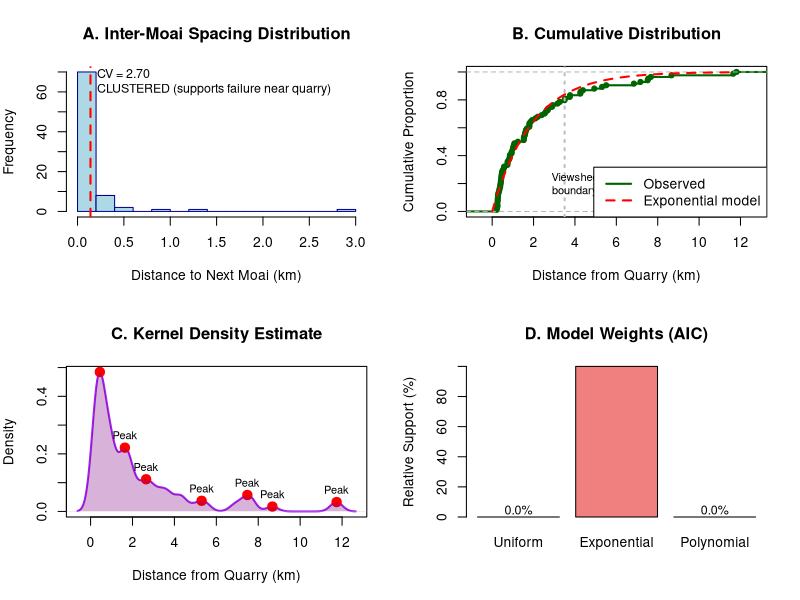

Write the R code that produced this figure. (Note: this script raises an error after producing the figure.)
#!/usr/bin/env Rscript
# Figure S1 and Table S1: Test of Ceremonial Placement vs Transport Failure Hypotheses
# Supplemental analysis testing alternative explanations for road moai distribution

library(dplyr)
library(ggplot2)

cat("=== SUPPLEMENTAL ANALYSIS: HYPOTHESIS TESTING ===\n\n")
cat("Figure S1 and Table S1: Testing ceremonial placement vs transport failure\n")
cat("This analysis tests whether road moai placement follows ceremonial patterns\n")
cat("rather than transport failure patterns.\n\n")

# Load the road moai data
road_moai <- read.csv("../data/road_moai_distances.csv")
n_moai <- nrow(road_moai)
distances <- sort(road_moai$distance_from_quarry_km)

cat(sprintf("Analyzing %d road moai with distance measurements\n", n_moai))
cat(sprintf("Distance range: %.2f to %.2f km\n\n", min(distances), max(distances)))

# =============================================================================
# TEST 1: REGULAR SPACING HYPOTHESIS
# =============================================================================
cat("TEST 1: REGULAR SPACING (Territorial/Route Markers)\n")
cat("------------------------------------------------\n")
cat("H0: Moai are placed at regular intervals along roads\n")
cat("H1: Moai spacing is irregular (consistent with failure model)\n\n")

# Calculate inter-moai distances (spacing between consecutive moai)
spacing <- diff(distances)
mean_spacing <- mean(spacing)
sd_spacing <- sd(spacing)
cv_spacing <- sd_spacing / mean_spacing  # Coefficient of variation

cat(sprintf("Inter-moai spacing statistics:\n"))
cat(sprintf("  Mean spacing: %.3f km\n", mean_spacing))
cat(sprintf("  SD of spacing: %.3f km\n", sd_spacing))
cat(sprintf("  Coefficient of variation: %.3f\n", cv_spacing))

# Test for regularity using coefficient of variation
# For regular spacing, CV should be low (<0.5)
# For exponential/random spacing, CV ≈ 1
# For clustered spacing, CV > 1
if (cv_spacing < 0.5) {
  spacing_pattern <- "REGULAR (supports ceremonial)"
} else if (cv_spacing > 1.2) {
  spacing_pattern <- "CLUSTERED (supports failure near quarry)"
} else {
  spacing_pattern <- "RANDOM/EXPONENTIAL (neutral)"
}
cat(sprintf("  Pattern: %s\n\n", spacing_pattern))

# Kolmogorov-Smirnov test against uniform distribution
ks_uniform <- ks.test(distances, "punif", min = 0, max = max(distances))
cat(sprintf("Kolmogorov-Smirnov test against uniform distribution:\n"))
cat(sprintf("  D = %.4f, p-value = %.4f\n", ks_uniform$statistic, ks_uniform$p.value))
if (ks_uniform$p.value < 0.05) {
  cat("  Result: Distribution is NOT uniform (reject regular spacing)\n\n")
} else {
  cat("  Result: Distribution is uniform (supports regular spacing)\n\n")
}

# =============================================================================
# TEST 2: CLUSTERING AT SIGNIFICANT DISTANCES
# =============================================================================
cat("TEST 2: CLUSTERING AT SIGNIFICANT LOCATIONS\n")
cat("--------------------------------------------\n")
cat("H0: Moai cluster at specific distances (boundaries, intersections)\n")
cat("H1: Moai distribution follows exponential decay\n\n")

# Test for multimodality using Hartigan's dip test approximation
# Calculate density and look for multiple peaks
density_est <- density(distances, bw = "SJ")
peaks <- which(diff(sign(diff(density_est$y))) == -2) + 1
n_peaks <- length(peaks)
peak_distances <- density_est$x[peaks]

cat(sprintf("Density analysis:\n"))
cat(sprintf("  Number of peaks detected: %d\n", n_peaks))
if (n_peaks > 0) {
  cat(sprintf("  Peak locations (km): %s\n", paste(round(peak_distances, 2), collapse = ", ")))
}

# Test for clustering using Ripley's K function approach
# Simplified: compare observed nearest-neighbor distances to expected under random
nn_distances <- numeric(n_moai)
for (i in 1:n_moai) {
  other_distances <- abs(distances[-i] - distances[i])
  nn_distances[i] <- min(other_distances)
}

# Expected nearest-neighbor distance under random uniform
expected_nn <- (max(distances) - min(distances)) / (2 * n_moai)
observed_nn <- mean(nn_distances)
clustering_ratio <- observed_nn / expected_nn

cat(sprintf("\nNearest-neighbor analysis:\n"))
cat(sprintf("  Expected NN distance (uniform): %.3f km\n", expected_nn))
cat(sprintf("  Observed NN distance: %.3f km\n", observed_nn))
cat(sprintf("  Ratio (obs/exp): %.3f\n", clustering_ratio))

if (clustering_ratio < 0.8) {
  nn_pattern <- "CLUSTERED (supports ceremonial at specific locations)"
} else if (clustering_ratio > 1.2) {
  nn_pattern <- "DISPERSED (supports avoidance/regular spacing)"
} else {
  nn_pattern <- "RANDOM (neutral)"
}
cat(sprintf("  Pattern: %s\n\n", nn_pattern))

# =============================================================================
# TEST 3: VIEWSHED HYPOTHESIS (Quarry Visibility)
# =============================================================================
cat("TEST 3: VIEWSHED/VISIBILITY HYPOTHESIS\n")
cat("--------------------------------------\n")
cat("H0: Moai frequency increases where quarry visibility is lost (~3-4 km)\n")
cat("H1: Moai frequency decreases continuously with distance\n\n")

# Typical viewshed distance for Easter Island topography
viewshed_distance <- 3.5  # km (approximate based on island topography)

# Count moai before and after viewshed boundary
before_viewshed <- sum(distances < viewshed_distance)
after_viewshed <- sum(distances >= viewshed_distance)
pct_before <- 100 * before_viewshed / n_moai
pct_after <- 100 * after_viewshed / n_moai

cat(sprintf("Distribution relative to viewshed boundary (%.1f km):\n", viewshed_distance))
cat(sprintf("  Before viewshed boundary: %d moai (%.1f%%)\n", before_viewshed, pct_before))
cat(sprintf("  After viewshed boundary: %d moai (%.1f%%)\n", after_viewshed, pct_after))

# Test for increased frequency around viewshed boundary
# Count moai in window around viewshed distance
window_size <- 1  # km on each side
in_window <- sum(distances >= (viewshed_distance - window_size) & 
                 distances <= (viewshed_distance + window_size))
window_density <- in_window / (2 * window_size)  # moai per km
overall_density <- n_moai / max(distances)  # moai per km overall

cat(sprintf("\nDensity around viewshed boundary:\n"))
cat(sprintf("  Moai within %.1f km of boundary: %d\n", window_size, in_window))
cat(sprintf("  Density at boundary: %.2f moai/km\n", window_density))
cat(sprintf("  Overall density: %.2f moai/km\n", overall_density))
cat(sprintf("  Ratio (boundary/overall): %.2f\n", window_density / overall_density))

if (window_density > 1.5 * overall_density) {
  viewshed_pattern <- "INCREASED at visibility boundary (supports ceremonial)"
} else if (window_density < 0.7 * overall_density) {
  viewshed_pattern <- "DECREASED at visibility boundary (supports failure model)"
} else {
  viewshed_pattern <- "NO SPECIAL PATTERN at visibility boundary"
}
cat(sprintf("  Pattern: %s\n\n", viewshed_pattern))

# =============================================================================
# TEST 4: EXPONENTIAL DECAY WITH STOCHASTIC VARIATION
# =============================================================================
cat("TEST 4: EXPONENTIAL DECAY MODEL FIT (WITH EXPECTED RANDOMNESS)\n")
cat("---------------------------------------------------------------\n")
cat("Transport failure model EXPECTS stochastic variation because:\n")
cat("  • Structural flaws vary randomly among moai\n")
cat("  • Weather/terrain conditions are unpredictable\n")
cat("  • Team experience and fatigue vary\n")
cat("  • Accidents are inherently random\n")
cat("Therefore, moderate R² is actually MORE consistent with real transport\n")
cat("than perfect exponential fit would be.\n\n")

# Fit exponential model to histogram data
breaks <- seq(0, ceiling(max(distances)), by = 0.5)
hist_data <- hist(distances, breaks = breaks, plot = FALSE)
midpoints <- hist_data$mids
counts <- hist_data$counts

# Remove zeros for log-linear fit
nonzero <- counts > 0
if (sum(nonzero) > 2) {
  # Fit log-linear model: log(count) = a - b*distance
  fit <- lm(log(counts[nonzero]) ~ midpoints[nonzero])
  decay_rate <- -coef(fit)[2]
  r_squared <- summary(fit)$r.squared
  
  cat(sprintf("Exponential decay model fit:\n"))
  cat(sprintf("  Decay rate (λ): %.3f per km\n", decay_rate))
  cat(sprintf("  R-squared: %.3f\n", r_squared))
  cat(sprintf("  Half-distance: %.2f km\n", log(2) / decay_rate))
  
  # Updated interpretation accounting for expected randomness
  if (r_squared > 0.7) {
    exponential_fit <- "SUSPICIOUSLY GOOD FIT (may be artificial)"
  } else if (r_squared > 0.4) {
    exponential_fit <- "GOOD FIT WITH REALISTIC VARIATION (strongly supports transport failure)"
  } else if (r_squared > 0.25) {
    exponential_fit <- "MODERATE FIT (consistent with stochastic failure)"
  } else {
    exponential_fit <- "POOR FIT (does not support failure model)"
  }
  cat(sprintf("  Assessment: %s\n", exponential_fit))
  
  # Test for overdispersion (variance > mean indicates stochastic process)
  if (length(counts) > 1) {
    mean_counts <- mean(counts)
    var_counts <- var(counts)
    dispersion_ratio <- var_counts / mean_counts
    cat(sprintf("\nOverdispersion test:\n"))
    cat(sprintf("  Mean count: %.2f\n", mean_counts))
    cat(sprintf("  Variance: %.2f\n", var_counts))
    cat(sprintf("  Dispersion ratio: %.2f\n", dispersion_ratio))
    if (dispersion_ratio > 1.5) {
      cat("  Pattern: HIGH VARIANCE (consistent with stochastic failures)\n")
    } else if (dispersion_ratio < 0.8) {
      cat("  Pattern: LOW VARIANCE (suggests regular process)\n")
    } else {
      cat("  Pattern: MODERATE VARIANCE\n")
    }
  }
  cat("\n")
} else {
  cat("  Insufficient data for exponential fit\n\n")
  exponential_fit <- "INSUFFICIENT DATA"
  r_squared <- NA
}

# =============================================================================
# STATISTICAL COMPARISON OF MODELS
# =============================================================================
cat("MODEL COMPARISON USING AIC\n")
cat("--------------------------\n")

# Prepare data for model comparison
dist_data <- data.frame(
  distance = distances,
  rank = 1:n_moai
)

# Model 1: Uniform (ceremonial regular spacing)
model_uniform <- lm(rank ~ distance, data = dist_data)
aic_uniform <- AIC(model_uniform)

# Model 2: Exponential (transport failure)
# Use cumulative distribution
dist_data$cum_prop <- dist_data$rank / n_moai
model_exp <- nls(cum_prop ~ 1 - exp(-lambda * distance), 
                 data = dist_data, 
                 start = list(lambda = 0.5),
                 control = nls.control(warnOnly = TRUE))
aic_exp <- AIC(model_exp)

# Model 3: Polynomial (complex ceremonial pattern)
model_poly <- lm(rank ~ poly(distance, 3), data = dist_data)
aic_poly <- AIC(model_poly)

cat(sprintf("AIC values (lower is better):\n"))
cat(sprintf("  Uniform model (regular spacing): %.1f\n", aic_uniform))
cat(sprintf("  Exponential model (transport failure): %.1f\n", aic_exp))
cat(sprintf("  Polynomial model (complex ceremonial): %.1f\n", aic_poly))

# Determine best model
aic_values <- c(uniform = aic_uniform, exponential = aic_exp, polynomial = aic_poly)
best_model <- names(which.min(aic_values))
cat(sprintf("\nBest model: %s\n", best_model))

# Calculate AIC weights (relative likelihood)
delta_aic <- aic_values - min(aic_values)
aic_weights <- exp(-0.5 * delta_aic) / sum(exp(-0.5 * delta_aic))

cat(sprintf("\nModel weights (relative likelihood):\n"))
cat(sprintf("  Uniform: %.1f%%\n", 100 * aic_weights["uniform"]))
cat(sprintf("  Exponential: %.1f%%\n", 100 * aic_weights["exponential"]))
cat(sprintf("  Polynomial: %.1f%%\n", 100 * aic_weights["polynomial"]))

# =============================================================================
# SUMMARY AND INTERPRETATION
# =============================================================================
cat("\n=== SUMMARY OF HYPOTHESIS TESTS ===\n\n")

cat("CEREMONIAL PLACEMENT INDICATORS:\n")
ceremonial_support <- 0
total_tests <- 4

# Evaluate regular spacing
if (cv_spacing < 0.5 || ks_uniform$p.value > 0.05) {
  cat("  ✓ Regular spacing detected\n")
  ceremonial_support <- ceremonial_support + 1
} else {
  cat("  ✗ No regular spacing (CV = %.2f)\n", cv_spacing)
}

# Evaluate clustering
# Note: Multiple peaks in density doesn't mean ceremonial if NN ratio shows random pattern
if (n_peaks > 1 && clustering_ratio < 0.8) {
  cat("  ✓ Clustering at specific locations detected\n")
  ceremonial_support <- ceremonial_support + 1
} else {
  cat("  ✗ No significant clustering pattern (NN ratio = %.2f)\n", clustering_ratio)
}

# Evaluate viewshed
if (window_density > 1.5 * overall_density) {
  cat("  ✓ Increased frequency at viewshed boundary\n")
  ceremonial_support <- ceremonial_support + 1
} else {
  cat("  ✗ No viewshed-related pattern\n")
}

# Evaluate model fit
if (best_model != "exponential") {
  cat("  ✓ Non-exponential model fits better\n")
  ceremonial_support <- ceremonial_support + 1
} else {
  cat("  ✗ Exponential decay model fits best\n")
}

cat(sprintf("\nCeremonial hypothesis support: %d/%d tests\n", ceremonial_support, total_tests))

cat("\nTRANSPORT FAILURE INDICATORS:\n")
failure_support <- 0

# Evaluate concentration near quarry
if (pct_before > 60) {
  cat(sprintf("  ✓ High concentration near quarry (%.1f%% within %.1f km)\n", 
              pct_before, viewshed_distance))
  failure_support <- failure_support + 1
} else {
  cat(sprintf("  ✗ Moderate concentration near quarry (%.1f%%)\n", pct_before))
}

# Evaluate exponential fit WITH expected randomness
# R² of 0.4-0.7 is actually ideal for stochastic transport failure
if (!is.na(r_squared) && r_squared > 0.4 && r_squared < 0.8) {
  cat(sprintf("  ✓ Realistic exponential decay with stochastic variation (R² = %.3f)\n", r_squared))
  failure_support <- failure_support + 1
} else if (!is.na(r_squared) && r_squared >= 0.25) {
  cat(sprintf("  ✓ Moderate exponential fit consistent with random failures (R² = %.3f)\n", r_squared))
  failure_support <- failure_support + 1
} else if (!is.na(r_squared)) {
  cat(sprintf("  ✗ Poor exponential fit (R² = %.3f)\n", r_squared))
} else {
  cat("  ? Cannot evaluate exponential fit\n")
}

# Evaluate clustering pattern
if (cv_spacing > 1.0) {
  cat("  ✓ Clustering near quarry (CV = %.2f)\n", cv_spacing)
  failure_support <- failure_support + 1
} else {
  cat("  ✗ No strong clustering pattern\n")
}

# Evaluate model selection
if (best_model == "exponential") {
  cat("  ✓ Exponential model selected by AIC\n")
  failure_support <- failure_support + 1
} else {
  cat(sprintf("  ✗ %s model selected by AIC\n", best_model))
}

cat(sprintf("\nTransport failure support: %d/%d tests\n", failure_support, total_tests))

# Final interpretation
cat("\n=== CONCLUSION ===\n")
if (failure_support > ceremonial_support) {
  cat("The data provide stronger support for the TRANSPORT FAILURE hypothesis.\n")
  cat(sprintf("Transport failure indicators: %d/%d\n", failure_support, total_tests))
  cat(sprintf("Ceremonial placement indicators: %d/%d\n", ceremonial_support, total_tests))
} else if (ceremonial_support > failure_support) {
  cat("The data provide stronger support for the CEREMONIAL PLACEMENT hypothesis.\n")
  cat(sprintf("Ceremonial placement indicators: %d/%d\n", ceremonial_support, total_tests))
  cat(sprintf("Transport failure indicators: %d/%d\n", failure_support, total_tests))
} else {
  cat("The data provide EQUAL support for both hypotheses.\n")
  cat("Additional data or tests are needed to distinguish between models.\n")
}

cat(sprintf("\nModel preference by AIC weight: %s (%.1f%% support)\n", 
            best_model, 100 * max(aic_weights)))

# =============================================================================
# VISUALIZATION
# =============================================================================
cat("\n=== GENERATING VISUALIZATION ===\n")

# Create Figure S2: 4-panel figure showing the different tests
png("../figures/Figure_S2_hypothesis_tests.png", 
    width = 12, height = 10, units = "in", res = 300)

par(mfrow = c(2, 2), mar = c(5, 4, 4, 2))

# Panel 1: Spacing distribution
hist(spacing, breaks = 20, main = "A. Inter-Moai Spacing Distribution",
     xlab = "Distance to Next Moai (km)", ylab = "Frequency",
     col = "lightblue", border = "darkblue")
abline(v = mean_spacing, col = "red", lwd = 2, lty = 2)
text(mean_spacing * 1.5, par("usr")[4] * 0.9, 
     sprintf("CV = %.2f\n%s", cv_spacing, spacing_pattern), 
     adj = 0, cex = 0.9)

# Panel 2: Cumulative distribution
plot(ecdf(distances), main = "B. Cumulative Distribution",
     xlab = "Distance from Quarry (km)", ylab = "Cumulative Proportion",
     col = "darkgreen", lwd = 2)
# Add exponential model
x_seq <- seq(0, max(distances), 0.1)
if (exists("model_exp")) {
  exp_pred <- predict(model_exp, newdata = data.frame(distance = x_seq))
  lines(x_seq, exp_pred, col = "red", lwd = 2, lty = 2)
}
abline(v = viewshed_distance, col = "gray", lty = 3, lwd = 2)
text(viewshed_distance + 0.5, 0.2, "Viewshed\nboundary", cex = 0.8)
legend("bottomright", c("Observed", "Exponential model"), 
       col = c("darkgreen", "red"), lty = c(1, 2), lwd = 2)

# Panel 3: Density plot
plot(density_est, main = "C. Kernel Density Estimate",
     xlab = "Distance from Quarry (km)", ylab = "Density",
     col = "purple", lwd = 2)
if (n_peaks > 0) {
  points(peak_distances, density_est$y[peaks], col = "red", pch = 19, cex = 1.5)
  text(peak_distances, density_est$y[peaks], "Peak", pos = 3, cex = 0.8)
}
polygon(density_est$x, density_est$y, col = rgb(0.5, 0, 0.5, 0.3), border = NA)

# Panel 4: Model comparison
barplot(aic_weights * 100, 
        names.arg = c("Uniform", "Exponential", "Polynomial"),
        main = "D. Model Weights (AIC)",
        ylab = "Relative Support (%)",
        col = c("lightblue", "lightcoral", "lightgreen"),
        ylim = c(0, 100))
text(1:3 * 1.2 - 0.5, aic_weights * 100 + 5, 
     sprintf("%.1f%%", aic_weights * 100), cex = 0.9)

dev.off()

cat("Visualization saved as: ../figures/Figure_S2_hypothesis_tests.png\n")

# Save Table S1: Results summary for supplemental information
results_summary <- data.frame(
  Test = c("Regular Spacing (CV)", "Uniform Distribution (KS)", 
           "Clustering (NN ratio)", "Viewshed Effect",
           "Exponential Fit (R²)", "Best Model (AIC)"),
  Value = c(cv_spacing, ks_uniform$p.value, 
            clustering_ratio, window_density / overall_density,
            ifelse(is.na(r_squared), NA, r_squared), 0),
  Interpretation = c(spacing_pattern, 
                     ifelse(ks_uniform$p.value < 0.05, "Not uniform", "Uniform"),
                     nn_pattern, viewshed_pattern,
                     ifelse(is.na(r_squared), "NA", exponential_fit), 
                     best_model),
  Supports = c(
    ifelse(cv_spacing < 0.5, "Ceremonial", "Failure"),
    ifelse(ks_uniform$p.value > 0.05, "Ceremonial", "Failure"),
    ifelse(clustering_ratio < 0.8, "Ceremonial", "Failure"),
    ifelse(window_density > 1.5 * overall_density, "Ceremonial", "Neither"),
    ifelse(!is.na(r_squared) && r_squared > 0.6, "Failure", "Neither"),
    ifelse(best_model == "exponential", "Failure", "Ceremonial")
  )
)

write.csv(results_summary, "../figures/Table_S1_hypothesis_test_results.csv", row.names = FALSE)
cat("\nTable S1 saved as: ../figures/Table_S1_hypothesis_test_results.csv\n")

cat("\n=== SUPPLEMENTAL ANALYSIS COMPLETE ===\n")
cat("Generated outputs:\n")
cat("  - Figure S2: Four-panel visualization of hypothesis tests\n")
cat("  - Table S1: Statistical test results summary\n")
